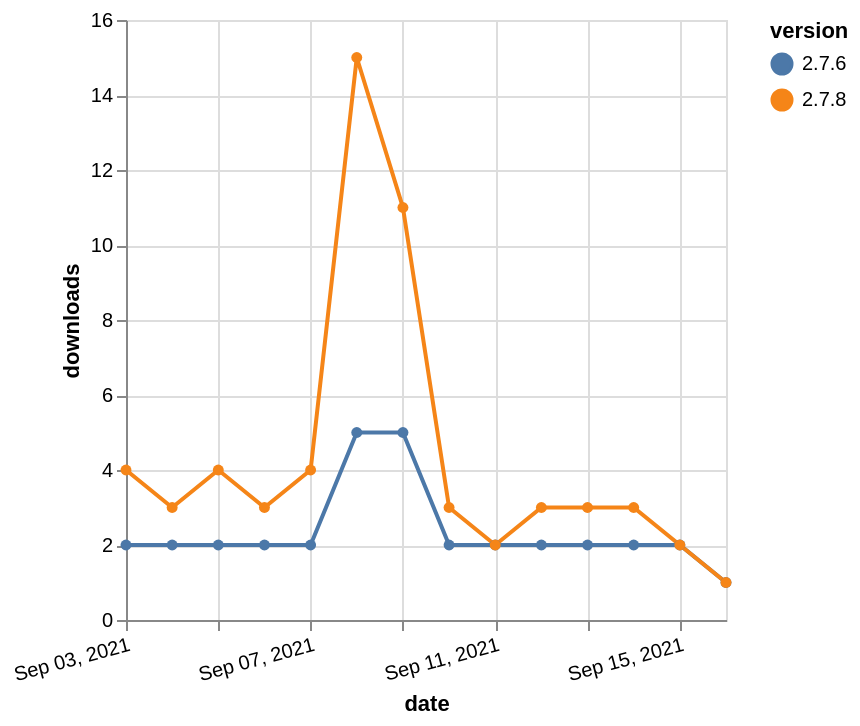

The Vega-Lite source for this figure:
### Vega-Lite specification from a JSON file in a GitHub repository (floating-point values rounded to 4 significant figures)
{"$schema": "https://vega.github.io/schema/vega-lite/v5.json", "description": "A simple bar chart with embedded data.", "data": {"values": [{"date": "2021-09-03", "total": 6110, "delta": 2, "version": "2.7.6"}, {"date": "2021-09-04", "total": 6112, "delta": 2, "version": "2.7.6"}, {"date": "2021-09-05", "total": 6114, "delta": 2, "version": "2.7.6"}, {"date": "2021-09-06", "total": 6116, "delta": 2, "version": "2.7.6"}, {"date": "2021-09-07", "total": 6118, "delta": 2, "version": "2.7.6"}, {"date": "2021-09-08", "total": 6123, "delta": 5, "version": "2.7.6"}, {"date": "2021-09-09", "total": 6128, "delta": 5, "version": "2.7.6"}, {"date": "2021-09-10", "total": 6130, "delta": 2, "version": "2.7.6"}, {"date": "2021-09-11", "total": 6132, "delta": 2, "version": "2.7.6"}, {"date": "2021-09-12", "total": 6134, "delta": 2, "version": "2.7.6"}, {"date": "2021-09-13", "total": 6136, "delta": 2, "version": "2.7.6"}, {"date": "2021-09-14", "total": 6138, "delta": 2, "version": "2.7.6"}, {"date": "2021-09-15", "total": 6140, "delta": 2, "version": "2.7.6"}, {"date": "2021-09-16", "total": 6141, "delta": 1, "version": "2.7.6"}, {"date": "2021-09-03", "total": 21217, "delta": 4, "version": "2.7.8"}, {"date": "2021-09-04", "total": 21220, "delta": 3, "version": "2.7.8"}, {"date": "2021-09-05", "total": 21224, "delta": 4, "version": "2.7.8"}, {"date": "2021-09-06", "total": 21227, "delta": 3, "version": "2.7.8"}, {"date": "2021-09-07", "total": 21231, "delta": 4, "version": "2.7.8"}, {"date": "2021-09-08", "total": 21246, "delta": 15, "version": "2.7.8"}, {"date": "2021-09-09", "total": 21257, "delta": 11, "version": "2.7.8"}, {"date": "2021-09-10", "total": 21260, "delta": 3, "version": "2.7.8"}, {"date": "2021-09-11", "total": 21262, "delta": 2, "version": "2.7.8"}, {"date": "2021-09-12", "total": 21265, "delta": 3, "version": "2.7.8"}, {"date": "2021-09-13", "total": 21268, "delta": 3, "version": "2.7.8"}, {"date": "2021-09-14", "total": 21271, "delta": 3, "version": "2.7.8"}, {"date": "2021-09-15", "total": 21273, "delta": 2, "version": "2.7.8"}, {"date": "2021-09-16", "total": 21274, "delta": 1, "version": "2.7.8"}]}, "width": "container", "mark": {"type": "line", "point": {"filled": true}}, "encoding": {"x": {"field": "date", "type": "temporal", "timeUnit": "yearmonthdate", "title": "date", "axis": {"labelAngle": -15}}, "y": {"field": "delta", "type": "quantitative", "title": "downloads"}, "color": {"field": "version", "type": "nominal"}, "tooltip": {"field": "delta"}}}
